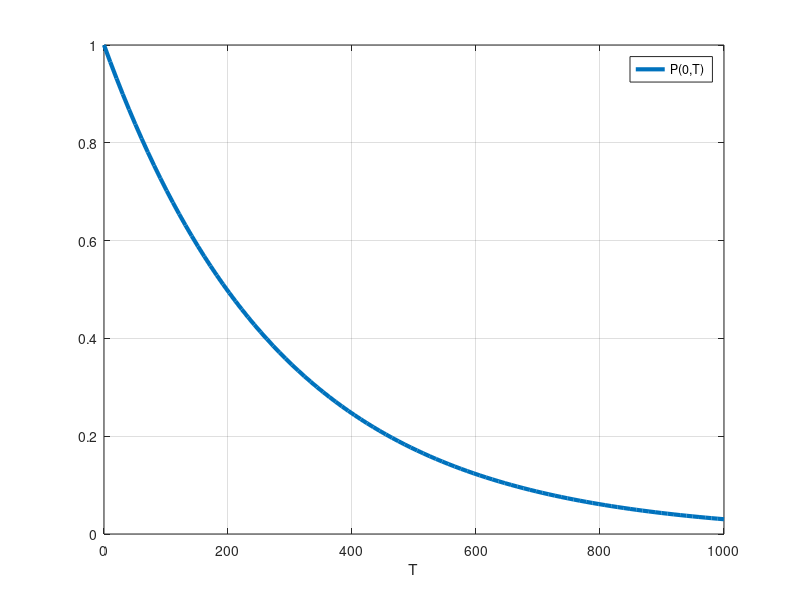
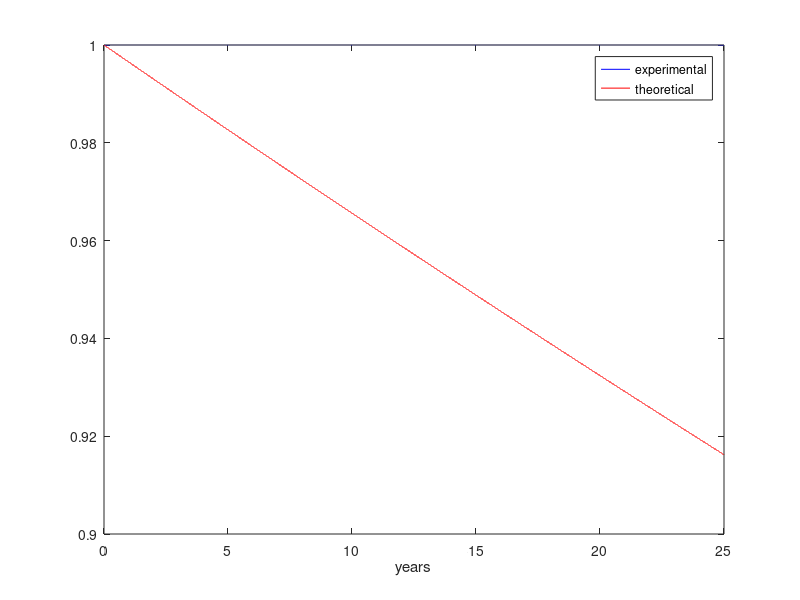
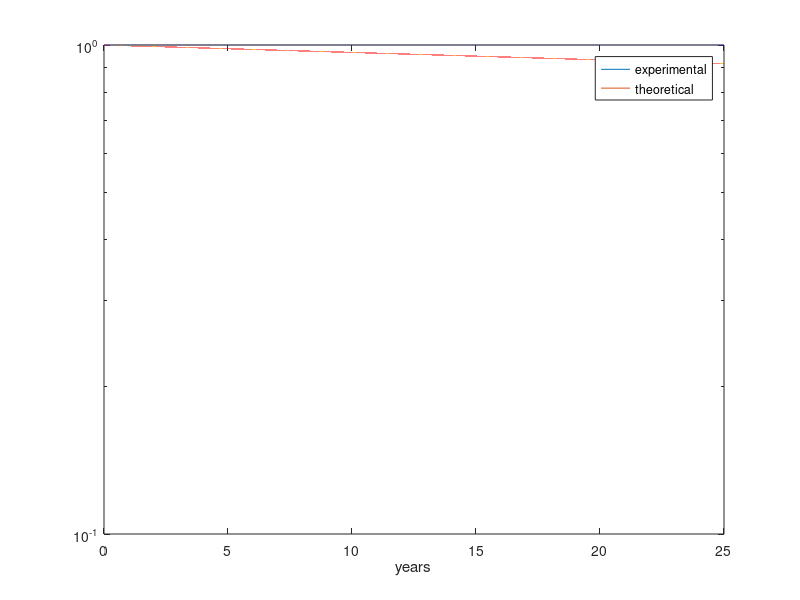

These charts were generated, in order, by the following MATLAB code:
%%%%%%%%%%%%%%%% assignment 4_2  %%%%%%%%%%%%%%%
clc;close all;clear variables;

%% simulation
lambda=3.5*10^-3;
P=@(T)exp(-lambda*T);    
T=linspace(0,1000,100);
figure(1)
plot(T,P(T),'LineWidth',3);   %plotto la survival probability
xlabel('T');grid;legend('P(0,T)','location','best');
N=20;
u=rand(N,1);                  %capione di uniformi in [0,1]
tau_u=@(u)-log(u)./lambda;    %inversa della survival probability
tau=tau_u(u);                 %vettore delle tau osservate
t=0:(25/10^5):25;               
prob=ones(1,length(t));       
for i=1:length(t)             % distribuzione empirica
    x=tau(tau<=t(i));         %estraggo le tau minori di t nel continuo
    prob(i)=1-length(x)/length(tau); %experimantal survival probability
end

%% plot
figure
plot(t,prob,'b-');            
hold on
plot(t,P(t),'r-');
xlabel('years');
legend('experimental','theoretical','location','best');
figure
semilogy(t,prob,t,P(t));
xlabel('years');
legend('experimental','theoretical','location','best');
%% goodness of fit
cdf_theoric=makedist('exponential','mu',1/lambda);
[h,p]=kstest(tau,'CDF',cdf_theoric);


    
